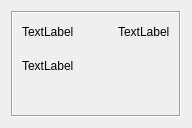
<?xml version="1.0" encoding="UTF-8"?>
<ui version="4.0">
    <class>PopularRepositories</class>
    <widget class="QWidget" name="PopularRepositories">
        <property name="geometry">
            <rect>
                <x>0</x>
                <y>0</y>
                <width>192</width>
                <height>128</height>
            </rect>
        </property>
        <property name="windowTitle">
            <string>Form</string>
        </property>
        <layout class="QVBoxLayout" name="verticalLayout">
            <item>
                <widget class="QFrame" name="frame">
                    <property name="frameShape">
                        <enum>QFrame::Box</enum>
                    </property>
                    <property name="frameShadow">
                        <enum>QFrame::Sunken</enum>
                    </property>
                    <layout class="QVBoxLayout" name="verticalLayout_2">
                        <item>
                            <layout class="QHBoxLayout" name="horizontalLayout">
                                <item>
                                    <widget class="ClickableLabel" name="nameLabel">
                                        <property name="sizePolicy">
                                            <sizepolicy hsizetype="Fixed" vsizetype="Fixed">
                                                <horstretch>0</horstretch>
                                                <verstretch>0</verstretch>
                                            </sizepolicy>
                                        </property>
                                        <property name="text">
                                            <string>TextLabel</string>
                                        </property>
                                    </widget>
                                </item>
                                <item>
                                    <spacer name="horizontalSpacer">
                                        <property name="orientation">
                                            <enum>Qt::Horizontal</enum>
                                        </property>
                                        <property name="sizeHint" stdset="0">
                                            <size>
                                                <width>40</width>
                                                <height>20</height>
                                            </size>
                                        </property>
                                    </spacer>
                                </item>
                                <item>
                                    <widget class="QLabel" name="visibilityLabel">
                                        <property name="sizePolicy">
                                            <sizepolicy hsizetype="Fixed" vsizetype="Fixed">
                                                <horstretch>0</horstretch>
                                                <verstretch>0</verstretch>
                                            </sizepolicy>
                                        </property>
                                        <property name="text">
                                            <string>TextLabel</string>
                                        </property>
                                    </widget>
                                </item>
                            </layout>
                        </item>
                        <item>
                            <widget class="IconLabel" name="forkWidget" native="true">
                                <property name="sizePolicy">
                                    <sizepolicy hsizetype="Fixed" vsizetype="Fixed">
                                        <horstretch>0</horstretch>
                                        <verstretch>0</verstretch>
                                    </sizepolicy>
                                </property>
                            </widget>
                        </item>
                        <item>
                            <widget class="QLabel" name="descLabel">
                                <property name="text">
                                    <string>TextLabel</string>
                                </property>
                            </widget>
                        </item>
                        <item>
                            <layout class="QHBoxLayout" name="horizontalLayout_2">
                                <item>
                                    <widget class="IconLabel" name="langWidget" native="true">
                                        <property name="sizePolicy">
                                            <sizepolicy hsizetype="Fixed" vsizetype="Fixed">
                                                <horstretch>0</horstretch>
                                                <verstretch>0</verstretch>
                                            </sizepolicy>
                                        </property>
                                    </widget>
                                </item>
                                <item>
                                    <widget class="IconLabel" name="starsWidget" native="true">
                                        <property name="sizePolicy">
                                            <sizepolicy hsizetype="Fixed" vsizetype="Fixed">
                                                <horstretch>0</horstretch>
                                                <verstretch>0</verstretch>
                                            </sizepolicy>
                                        </property>
                                    </widget>
                                </item>
                                <item>
                                    <spacer name="horizontalSpacer_2">
                                        <property name="orientation">
                                            <enum>Qt::Horizontal</enum>
                                        </property>
                                        <property name="sizeHint" stdset="0">
                                            <size>
                                                <width>40</width>
                                                <height>20</height>
                                            </size>
                                        </property>
                                    </spacer>
                                </item>
                            </layout>
                        </item>
                    </layout>
                </widget>
            </item>
        </layout>
    </widget>
    <customwidgets>
        <customwidget>
            <class>IconLabel</class>
            <extends>QWidget</extends>
            <header>widgets.IconLabel</header>
            <container>1</container>
        </customwidget>
        <customwidget>
            <class>ClickableLabel</class>
            <extends>QLabel</extends>
            <header>widgets.ClickableLabel</header>
        </customwidget>
    </customwidgets>
    <resources/>
    <connections/>
</ui>
